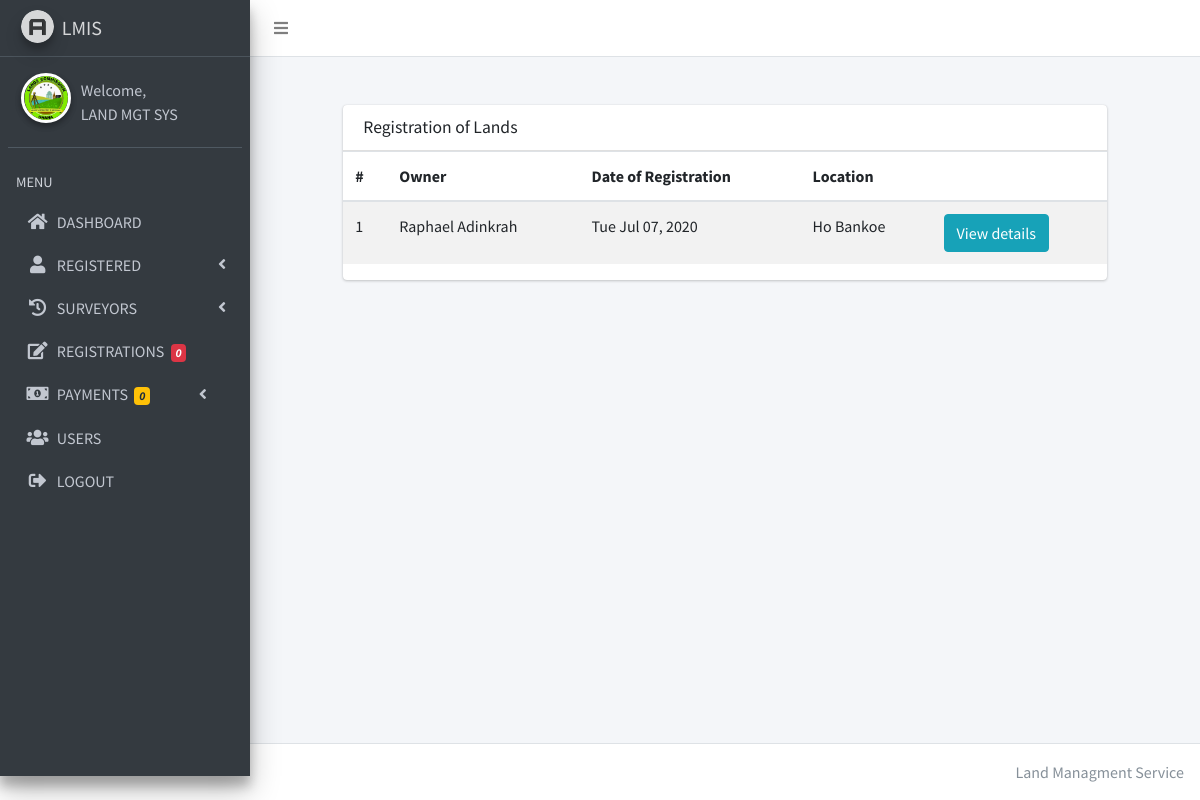
/admin/registered.php (signed in), run on the app's committed database.
### tables this page shows
CREATE TABLE `land_applications` (
  `id` int(11) NOT NULL,
  `client_id` int(11) NOT NULL,
  `land_location` varchar(191) NOT NULL,
  `name_of_owner` varchar(191) NOT NULL,
  `means_of_acquisition` int(11) NOT NULL,
  `surveyor` varchar(191) NOT NULL,
  `surveyor_license_id` varchar(8) NOT NULL,
  `witness` varchar(191) NOT NULL,
  `witness_phone` char(10) NOT NULL DEFAULT '0000000000',
  `officer_id` int(11) DEFAULT NULL,
  `application_status` int(11) NOT NULL,
  `created_at` timestamp NOT NULL DEFAULT current_timestamp(),
  `updated_at` timestamp NULL DEFAULT NULL
);

CREATE TABLE `clients` (
  `id` int(11) NOT NULL,
  `first_name` varchar(191) NOT NULL,
  `surname` varchar(191) NOT NULL,
  `other_name` varchar(191) NOT NULL,
  `identification_type` int(10) NOT NULL,
  `identification_no` varchar(15) NOT NULL,
  `phone_no` char(10) NOT NULL DEFAULT '0000000000',
  `address` varchar(255) NOT NULL,
  `email` varchar(191) NOT NULL,
  `password` varchar(191) NOT NULL,
  `account_status` int(11) NOT NULL,
  `created_at` timestamp NOT NULL DEFAULT current_timestamp(),
  `updated-at` timestamp NULL DEFAULT NULL
);

### Classes/Fetch.php (called while the page is built, shortened)
<?php
class Fetch
{
    protected $connection;
    function __construct(PDO $connection) {
        $this->connection =  $connection;
    }
    public function getRegisteredLandsForAdmin() {
        $query =  $this->connection->prepare("SELECT land_applications.id, land_applications.land_location, land_applications.created_at, clients.first_name, clients.surname, clients.other_name, application_status.name AS status FROM land_applications JOIN clients ON clients.id = land_applications.client_id JOIN application_status ON application_status.id = land_applications.application_status WHERE land_applications.application_status = 7");
        If($query->execute()) {
            $all_results = array();
            while($result = $query->fetch(PDO::FETCH_OBJ)) {
                $all_results[] = $result;
            }
            return $all_results;
        } else {
            $this->error = implode(', ', $this->connection->errorInfo());
            return false;
        }
    }
}

### Classes/DateFormat.php (called while the page is built, shortened)
<?php
class DateFormat
{
	function getOnlyDate($date) {
		$new_time = strftime("%a %b %d, %Y", strtotime($date));
		return $new_time;
	}
}

### admin/registered.php (the view, shortened to what this page needs)
<?php
require_once dirname(__DIR__).'./Core/init.php';
$fetch_data = new Fetch($connection);
$date = new DateFormat($connection);
$applications = $fetch_data->getRegisteredLandsForAdmin();
?>
<!DOCTYPE html>
<html lang="en">
<head>
  <?php include 'includes/links.php'; ?>
</head>
<body class="hold-transition sidebar-mini">
<div class="wrapper">
 <?php include 'includes/top-nav.php'; ?>
  <aside class="main-sidebar sidebar-dark-primary elevation-4">
    <a href="index3.html" class="brand-link">
      <img src="../dist/img/AdminLTELogo.png" alt="AdminLTE Logo" class="brand-image img-circle elevation-3"
           style="opacity: .8">LMIS</span>
    </a>
    <?php include 'includes/sidebar.php'; ?>
  </aside>
  <div class="content-wrapper">
    <div class="content">
      <div class="container-fluid">
      <div class="row">
        <div class="col-md-10 offset-1 mt-5">
        <div class="card card-default">
              <div class="card-header">
                <h3 class="card-title">Registration of Lands</h3>
              </div>
              <div class="table-responsive">
                <table class="table table-striped">
                  <thead>
                    <th>#</th>
                    <th>Owner</th>
                    <th>Date of Registration</th>
                    <th>Location</th>
                    <th></th>
                  </thead>
                  <tbody>
                    <?php foreach($applications AS $new): ?>
                      <tr>
                        <td><?php echo $new->id; ?></td>
                        <td><?php echo $new->first_name . ' '. $new->surname . ' ' . $new->other_name; ?></td>
                        <td><?php echo $date->getOnlyDate($new->created_at); ?></td>
                        <td><?php echo $new->land_location; ?></td>
                        <td>
                          <a href="registered_land_details.php?uid=<?php echo $new->id; ?>" class="btn btn-info">View details</a>
                        </td>
                      </tr>
                    <?php endforeach; ?>
                  </tbody>
                </table>
              </div>
            </div>
        </div>
      </div>
      </div>
    </div>
  </div>
  <?php include 'includes/footer.php'; ?>
</div>
</body>
</html>

### data on the page
land_applications: id "1", client.first_name "Raphael", client.surname "Adinkrah", created_at "Tue Jul 07, 2020", land_location "Ho Bankoe"

### other printed values
$new_reg "0"
$total_pending_payments "0"
